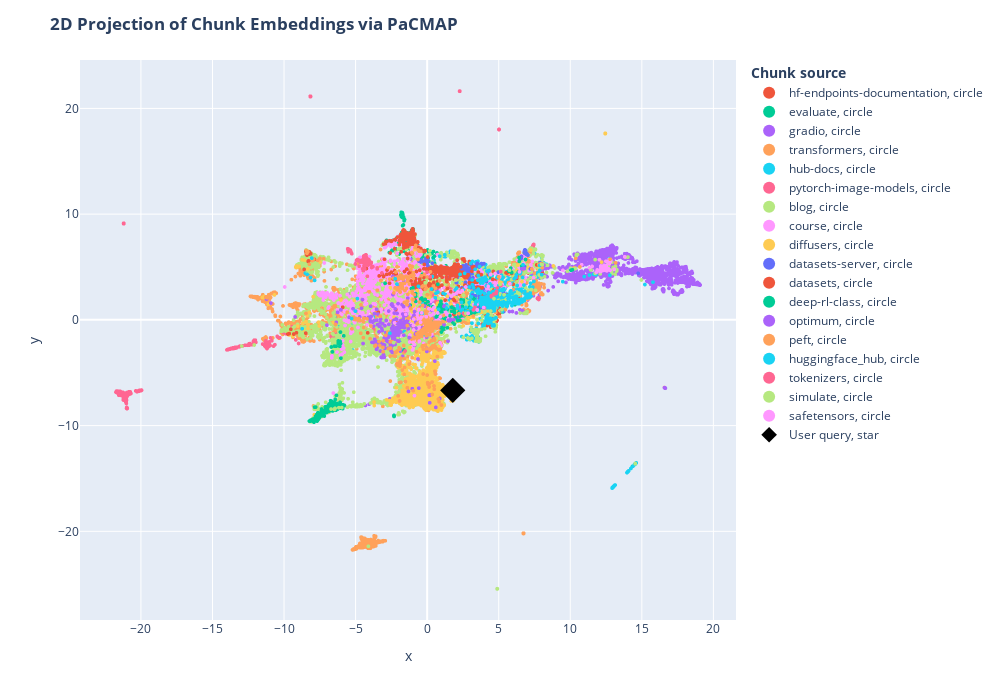

Notebook source saved alongside this figure:
### Code cell
df = pd.DataFrame.from_dict(
    [
        {
            "x": documents_projected[i, 0],
            "y": documents_projected[i, 1],
            "source": docs_processed[i].metadata["source"].split("/")[1],
            "extract": docs_processed[i].page_content[:100] + "...",
            "symbol": "circle",
            "size_col": 4,
        }
        for i in range(len(docs_processed))
    ]
    + [
        {
            "x": documents_projected[-1, 0],
            "y": documents_projected[-1, 1],
            "source": "User query",
            "extract": user_query,
            "size_col": 100,
            "symbol": "star",
        }
    ]
)

# Visualize the embedding
fig = px.scatter(
    df,
    x="x",
    y="y",
    color="source",
    hover_data="extract",
    size="size_col",
    symbol="symbol",
    color_discrete_map={"User query": "black"},
    width=1000,
    height=700,
)
fig.update_traces(
    marker=dict(opacity=1, line=dict(width=0, color="DarkSlateGrey")),
    selector=dict(mode="markers"),
)
fig.update_layout(
    legend_title_text="<b>Chunk source</b>",
    title="<b>2D Projection of Chunk Embeddings via PaCMAP</b>",
)
fig.show()

### Figure 1 — Plotly figure (JSON) as saved in the notebook; plotly's stock layout.template omitted (floating-point values rounded to 4 significant figures; data arrays with more than 128 entries replaced by an {"elided": "..."} marker saying what was removed)
{"data": [{"customdata": [["Create an Endpoint\n\nAfter your first login, you will be directed to the [Endpoint creation page](htt..."], ["<img src=\"https://raw.githubusercontent.com/huggingface/hf-endpoints-documentation/main/assets/1_cre..."], ["Access and read Logs\n\nHugging Face Endpoints provides access to the logs of your Endpoints through t..."], ["Hugging Face Inference Endpoints documentation\n\n## Setup\n\n```bash\npip install hf-doc-builder==0.4.0 ..."], ["Pricing\n\n<div class=\"flex md:justify-start mb-2 text-gray-400 items-center\">\n  <a href=\"https://ui.e..."], ["## CPU Instances\n\nThe table below shows currently available CPU instances and their hourly pricing. ..."], ["## GPU Instances\n\nThe table below shows currently available GPU instances and their hourly pricing. ..."], ["```\ninstance hourly rate * ((hours * # min replica) + (scale-up hrs * # additional replicas))\n```\n\n#..."], ["Supported Transformers & Diffusers Tasks\n\nInference Endpoints offers out-of-the-box support for Mach..."], ["```\n\n### Text Classification\n\n```json\n{\n  \"inputs\": \"This sound track was beautiful! It paints the s..."], ["```\n\n### Text Generation\n\n```json\n{\n  \"inputs\": \"This sound track was beautiful! It paints the sener..."], ["```\n\n**Binary**\n```bash\ncurl --request POST \\\n  --url https://{ENDPOINT}/ \\\n  --header 'Content-Type..."], ["```\n\n**Binary**\n\n```bash\ncurl --request POST \\\n  --url https://{ENDPOINT}/ \\\n  --header 'Content-Typ..."], ["```\n\n\n### Additional parameters\n\nYou can add additional parameters, which are supported by the `pipe..."], ["Access and view Metrics\n\nHugging Face Endpoints provides access to the metrics and analytics of your..."], ["# FAQs \n\n\n\n### Q: In which regions are Inference Endpoints available?\n\nA: Inference Endpoints are cu..."], ["A: Yes, your Endpoint will always stay available/up with the number of min replicas defined in the A..."], ["### Q: What if I would like to deploy to a different instance type that is not listed?\n\nA: Please co..."], ["Help & Support \n\nWe have a variety of Inference Endpoints blog posts to help you at https://huggingf..."], ["Pause and Resume your Endpoint\n\nYou can `pause` & `resume` endpoints to save cost and configurations..."], ["After clicking the button, you will be asked to confirm the action. Click \"Pause {ENDPOINT-NAME}\" to..."], ["API Reference (Swagger)\n\n🤗 Inference Endpoints can be used through the [UI](https://ui.endpoints.hug..."], ["Use a custom Container Image\n\n\nInference Endpoints not only allows you to [customize your inference ..."], ["Autoscaling\n\nAutoscaling allows you to dynamically adjust the number of endpoint replicas running yo..."], ["## Scaling to 0\n\nInference Endpoints also supports autoscaling to 0, which means reducing the number..."], ["Create a Private Endpoint with AWS PrivateLink\n\nSecurity and secure inference are key principles of ..."], ["Once your Inference Endpoint is created successfully, go to the corresponding AWS account and add th..."], ["Security & Compliance\n\n🤗 Inference Endpoints is built with security and secure inference at its core..."], ["Public and Protected Endpoints do not require any additional configuration. For Private Endpoints, y..."], ["Send Requests to Endpoints\n\nYou can send requests to Inference Endpoints using the UI leveraging the..."], ["```\n\nThe Endpoints API offers the same API definitions as the [Inference API](https://huggingface.co..."], ["```\n\n### Custom handler\n\n`@huggingface/inference` supports tasks from https://huggingface.co/tasks, ..."], ["Change Organization or Account\n\nInference Endpoints uses your [Hugging Face](https://huggingface.co/..."], ["Update your Endpoint\n\nYou can update `running` Endpoints to change some of the configurations. Howev..."], ["Advanced Setup (Instance Types, Auto Scaling, Versioning)\n\nWe have seen how fast and easy it is to d..."], ["_Default: PyTorch if available._\n\n**Revision**\n\nCreate your Endpoint targeting a specific revision c..."], ["Inference Endpoints Version\n\nHugging Face Inference Endpoints comes with a default serving container..."], ["### GPU\n\n- `transformers[sklearn,sentencepiece,audio,vision]`: `4.27.2`\n- `diffusers`: `0.14.0`\n- `a..."], ["Serialization & Deserialization for Requests\n\nHugging Face Inference Endpount comes with a default s..."], ["| Content-Type           | Payload                        | \n| ---------------------- | ------------..."], ["| audio/webm             | `{\"inputs\": bytes(body)}`                     |\n| audio/webm;codecs=opus ..."], ["Below is a list of supported `accept` headers and the serialized payload is returned.\n\n\n| Accept    ..."], ["🤗 Inference Endpoints\n\n🤗 Inference Endpoints offers a secure production solution to easily deploy an..."], ["## Documentation and Examples\n\n* [Security & Compliance](/docs/inference-endpoints/security)\n* [Supp..."], ["Access 🤗 Inference Endpoints\n\nTo access the [Inference Endpoints web application](https://ui.endpoin..."], ["Add custom Dependencies\n\nInference Endpoints’ base image includes all required libraries to run infe..."], ["Create custom Inference Handler\n\nHugging Face Endpoints supports all of the Transformers and Sentenc..."], ["Included examples are for:\n\n* [Optimum and ONNX Runtime](https://huggingface.co/philschmid/distilber..."], ["The code can also be found in this [Notebook](https://colab.research.google.com/drive/1hANJeRa1PK1gZ..."], ["```\n# install git-lfs to interact with the repository\nsudo apt-get update\nsudo apt-get install git-l..."], ["```\n!cd distilbert-base-uncased-emotion && touch handler.py\n```\n\nIn there, you define your `Endpoint..."], ["```\n!echo \"holidays\" >> requirements.txt\n!pip install -r requirements.txt\n```\n\nNext, we have to adju..."], ["```\n\n### 4. Test EndpointHandler\n\nTo test our EndpointHandler, we can simplify import, initialize an..."], ["```\n# add all our new files\n!git add *\n# commit our files\n!git commit -m \"add custom handler\"\n# push..."]], "hovertemplate": "source=hf-endpoints-documentation<br>symbol=circle<br>x=%{x}<br>y=%{y}<br>size_col=%{marker.size}<br>extract=%{customdata[0]}<extra></extra>", "legendgroup": "hf-endpoints-documentation, circle", "marker": {"color": "#EF553B", "line": {"color": "DarkSlateGrey", "width": 0}, "opacity": 1, "size": [4, 4, 4, 4, 4, 4, 4, 4, 4, 4, 4, 4, 4, 4, 4, 4, 4, 4, 4, 4, 4, 4, 4, 4, 4, 4, 4, 4, 4, 4, 4, 4, 4, 4, 4, 4, 4, 4, 4, 4, 4, 4, 4, 4, 4, 4, 4, 4, 4, 4, 4, 4, 4, 4], "sizemode": "area", "sizeref": 0.25, "symbol": "circle"}, "mode": "markers", "name": "hf-endpoints-documentation, circle", "showlegend": true, "type": "scattergl", "x": [4.914, 4.784, 5.047, 4.583, 4.619, -1.398, -1.236, -2.001, -6.306, -4.716, -8.358, 7.066, 6.229, 5.45, 5.02, 4.184, 4.618, 5.199, 4.751, 4.034, 4.934, 4.707, 1.8, -1.781, 3.847, 4.88, 4.754, 4.827, 5.045, 4.613, 4.447, 4.599, 4.877, 3.973, 4.06, 2.586, 4.435, -1.351, 4.455, 7.139, 8.036, 6.357, 4.758, 4.295, 4.885, 4.06, 4.43, -5.612, 4.709, 3.819, 3.978, 1.11, 2.997, 4.133], "xaxis": "x", "y": [0.7231, 0.05699, 1.081, 1.312, -0.4927, -2.828, -2.654, -2.881, 0.07953, 3.762, 4.727, 4.429, 4.291, 4.197, 0.606, -0.5339, 0.2819, 2.476, -0.3941, -0.2144, 0.5267, 0.1582, -0.2269, -3.172, -0.3988, 0.2974, 0.1778, -0.1927, 0.5603, 0.1339, 0.0426, 0.3607, 1.068, -0.1472, -0.3572, -0.1735, -0.6781, -1.814, 0.07091, 4.525, 4.509, 4.257, -0.6214, -0.3759, -0.04851, -0.2632, -0.4055, -0.5504, -0.1474, 1.073, 0.5192, 2.552, 1.641, 0.8879], "yaxis": "y"}, {"customdata": {"elided": "360x1 str values"}, "hovertemplate": "source=evaluate<br>symbol=circle<br>x=%{x}<br>y=%{y}<br>size_col=%{marker.size}<br>extract=%{customdata[0]}<extra></extra>", "legendgroup": "evaluate, circle", "marker": {"color": "#00cc96", "line": {"color": "DarkSlateGrey", "width": 0}, "opacity": 1, "size": {"elided": "360 int values"}, "sizemode": "area", "sizeref": 0.25, "symbol": "circle"}, "mode": "markers", "name": "evaluate, circle", "showlegend": true, "type": "scattergl", "x": {"elided": "360 float values"}, "xaxis": "x", "y": {"elided": "360 float values"}, "yaxis": "y"}, {"customdata": {"elided": "2188x1 str values"}, "hovertemplate": "source=gradio<br>symbol=circle<br>x=%{x}<br>y=%{y}<br>size_col=%{marker.size}<br>extract=%{customdata[0]}<extra></extra>", "legendgroup": "gradio, circle", "marker": {"color": "#ab63fa", "line": {"color": "DarkSlateGrey", "width": 0}, "opacity": 1, "size": {"elided": "2188 int values"}, "sizemode": "area", "sizeref": 0.25, "symbol": "circle"}, "mode": "markers", "name": "gradio, circle", "showlegend": true, "type": "scattergl", "x": {"elided": "2188 float values"}, "xaxis": "x", "y": {"elided": "2188 float values"}, "yaxis": "y"}, {"customdata": {"elided": "4121x1 str values"}, "hovertemplate": "source=transformers<br>symbol=circle<br>x=%{x}<br>y=%{y}<br>size_col=%{marker.size}<br>extract=%{customdata[0]}<extra></extra>", "legendgroup": "transformers, circle", "marker": {"color": "#FFA15A", "line": {"color": "DarkSlateGrey", "width": 0}, "opacity": 1, "size": {"elided": "4121 int values"}, "sizemode": "area", "sizeref": 0.25, "symbol": "circle"}, "mode": "markers", "name": "transformers, circle", "showlegend": true, "type": "scattergl", "x": {"elided": "4121 float values"}, "xaxis": "x", "y": {"elided": "4121 float values"}, "yaxis": "y"}, {"customdata": {"elided": "874x1 str values"}, "hovertemplate": "source=hub-docs<br>symbol=circle<br>x=%{x}<br>y=%{y}<br>size_col=%{marker.size}<br>extract=%{customdata[0]}<extra></extra>", "legendgroup": "hub-docs, circle", "marker": {"color": "#19d3f3", "line": {"color": "DarkSlateGrey", "width": 0}, "opacity": 1, "size": {"elided": "874 int values"}, "sizemode": "area", "sizeref": 0.25, "symbol": "circle"}, "mode": "markers", "name": "hub-docs, circle", "showlegend": true, "type": "scattergl", "x": {"elided": "874 float values"}, "xaxis": "x", "y": {"elided": "874 float values"}, "yaxis": "y"}, {"customdata": {"elided": "804x1 str values"}, "hovertemplate": "source=pytorch-image-models<br>symbol=circle<br>x=%{x}<br>y=%{y}<br>size_col=%{marker.size}<br>extract=%{customdata[0]}<extra></extra>", "legendgroup": "pytorch-image-models, circle", "marker": {"color": "#FF6692", "line": {"color": "DarkSlateGrey", "width": 0}, "opacity": 1, "size": {"elided": "804 int values"}, "sizemode": "area", "sizeref": 0.25, "symbol": "circle"}, "mode": "markers", "name": "pytorch-image-models, circle", "showlegend": true, "type": "scattergl", "x": {"elided": "804 float values"}, "xaxis": "x", "y": {"elided": "804 float values"}, "yaxis": "y"}, {"customdata": {"elided": "4255x1 str values"}, "hovertemplate": "source=blog<br>symbol=circle<br>x=%{x}<br>y=%{y}<br>size_col=%{marker.size}<br>extract=%{customdata[0]}<extra></extra>", "legendgroup": "blog, circle", "marker": {"color": "#B6E880", "line": {"color": "DarkSlateGrey", "width": 0}, "opacity": 1, "size": {"elided": "4255 int values"}, "sizemode": "area", "sizeref": 0.25, "symbol": "circle"}, "mode": "markers", "name": "blog, circle", "showlegend": true, "type": "scattergl", "x": {"elided": "4255 float values"}, "xaxis": "x", "y": {"elided": "4255 float values"}, "yaxis": "y"}, {"customdata": {"elided": "1354x1 str values"}, "hovertemplate": "source=course<br>symbol=circle<br>x=%{x}<br>y=%{y}<br>size_col=%{marker.size}<br>extract=%{customdata[0]}<extra></extra>", "legendgroup": "course, circle", "marker": {"color": "#FF97FF", "line": {"color": "DarkSlateGrey", "width": 0}, "opacity": 1, "size": {"elided": "1354 int values"}, "sizemode": "area", "sizeref": 0.25, "symbol": "circle"}, "mode": "markers", "name": "course, circle", "showlegend": true, "type": "scattergl", "x": {"elided": "1354 float values"}, "xaxis": "x", "y": {"elided": "1354 float values"}, "yaxis": "y"}, {"customdata": {"elided": "1481x1 str values"}, "hovertemplate": "source=diffusers<br>symbol=circle<br>x=%{x}<br>y=%{y}<br>size_col=%{marker.size}<br>extract=%{customdata[0]}<extra></extra>", "legendgroup": "diffusers, circle", "marker": {"color": "#FECB52", "line": {"color": "DarkSlateGrey", "width": 0}, "opacity": 1, "size": {"elided": "1481 int values"}, "sizemode": "area", "sizeref": 0.25, "symbol": "circle"}, "mode": "markers", "name": "diffusers, circle", "showlegend": true, "type": "scattergl", "x": {"elided": "1481 float values"}, "xaxis": "x", "y": {"elided": "1481 float values"}, "yaxis": "y"}, {"customdata": {"elided": "186x1 str values"}, "hovertemplate": "source=datasets-server<br>symbol=circle<br>x=%{x}<br>y=%{y}<br>size_col=%{marker.size}<br>extract=%{customdata[0]}<extra></extra>", "legendgroup": "datasets-server, circle", "marker": {"color": "#636efa", "line": {"color": "DarkSlateGrey", "width": 0}, "opacity": 1, "size": {"elided": "186 int values"}, "sizemode": "area", "sizeref": 0.25, "symbol": "circle"}, "mode": "markers", "name": "datasets-server, circle", "showlegend": true, "type": "scattergl", "x": {"elided": "186 float values"}, "xaxis": "x", "y": {"elided": "186 float values"}, "yaxis": "y"}, {"customdata": {"elided": "578x1 str values"}, "hovertemplate": "source=datasets<br>symbol=circle<br>x=%{x}<br>y=%{y}<br>size_col=%{marker.size}<br>extract=%{customdata[0]}<extra></extra>", "legendgroup": "datasets, circle", "marker": {"color": "#EF553B", "line": {"color": "DarkSlateGrey", "width": 0}, "opacity": 1, "size": {"elided": "578 int values"}, "sizemode": "area", "sizeref": 0.25, "symbol": "circle"}, "mode": "markers", "name": "datasets, circle", "showlegend": true, "type": "scattergl", "x": {"elided": "578 float values"}, "xaxis": "x", "y": {"elided": "578 float values"}, "yaxis": "y"}, {"customdata": {"elided": "446x1 str values"}, "hovertemplate": "source=deep-rl-class<br>symbol=circle<br>x=%{x}<br>y=%{y}<br>size_col=%{marker.size}<br>extract=%{customdata[0]}<extra></extra>", "legendgroup": "deep-rl-class, circle", "marker": {"color": "#00cc96", "line": {"color": "DarkSlateGrey", "width": 0}, "opacity": 1, "size": {"elided": "446 int values"}, "sizemode": "area", "sizeref": 0.25, "symbol": "circle"}, "mode": "markers", "name": "deep-rl-class, circle", "showlegend": true, "type": "scattergl", "x": {"elided": "446 float values"}, "xaxis": "x", "y": {"elided": "446 float values"}, "yaxis": "y"}, {"customdata": {"elided": "303x1 str values"}, "hovertemplate": "source=optimum<br>symbol=circle<br>x=%{x}<br>y=%{y}<br>size_col=%{marker.size}<br>extract=%{customdata[0]}<extra></extra>", "legendgroup": "optimum, circle", "marker": {"color": "#ab63fa", "line": {"color": "DarkSlateGrey", "width": 0}, "opacity": 1, "size": {"elided": "303 int values"}, "sizemode": "area", "sizeref": 0.25, "symbol": "circle"}, "mode": "markers", "name": "optimum, circle", "showlegend": true, "type": "scattergl", "x": {"elided": "303 float values"}, "xaxis": "x", "y": {"elided": "303 float values"}, "yaxis": "y"}, {"customdata": {"elided": "382x1 str values"}, "hovertemplate": "source=peft<br>symbol=circle<br>x=%{x}<br>y=%{y}<br>size_col=%{marker.size}<br>extract=%{customdata[0]}<extra></extra>", "legendgroup": "peft, circle", "marker": {"color": "#FFA15A", "line": {"color": "DarkSlateGrey", "width": 0}, "opacity": 1, "size": {"elided": "382 int values"}, "sizemode": "area", "sizeref": 0.25, "symbol": "circle"}, "mode": "markers", "name": "peft, circle", "showlegend": true, "type": "scattergl", "x": {"elided": "382 float values"}, "xaxis": "x", "y": {"elided": "382 float values"}, "yaxis": "y"}, {"customdata": {"elided": "363x1 str values"}, "hovertemplate": "source=huggingface_hub<br>symbol=circle<br>x=%{x}<br>y=%{y}<br>size_col=%{marker.size}<br>extract=%{customdata[0]}<extra></extra>", "legendgroup": "huggingface_hub, circle", "marker": {"color": "#19d3f3", "line": {"color": "DarkSlateGrey", "width": 0}, "opacity": 1, "size": {"elided": "363 int values"}, "sizemode": "area", "sizeref": 0.25, "symbol": "circle"}, "mode": "markers", "name": "huggingface_hub, circle", "showlegend": true, "type": "scattergl", "x": {"elided": "363 float values"}, "xaxis": "x", "y": {"elided": "363 float values"}, "yaxis": "y"}, {"customdata": {"elided": "144x1 str values"}, "hovertemplate": "source=tokenizers<br>symbol=circle<br>x=%{x}<br>y=%{y}<br>size_col=%{marker.size}<br>extract=%{customdata[0]}<extra></extra>", "legendgroup": "tokenizers, circle", "marker": {"color": "#FF6692", "line": {"color": "DarkSlateGrey", "width": 0}, "opacity": 1, "size": {"elided": "144 int values"}, "sizemode": "area", "sizeref": 0.25, "symbol": "circle"}, "mode": "markers", "name": "tokenizers, circle", "showlegend": true, "type": "scattergl", "x": {"elided": "144 float values"}, "xaxis": "x", "y": {"elided": "144 float values"}, "yaxis": "y"}, {"customdata": [["!--Copyright 2022 The HuggingFace Team. All rights reserved.\n\nLicensed under the Apache License, Ver..."], ["```\n\nYou can then provide the `generate_map` method as an argument to the `sm.ParallelRLEnv` class, ..."], ["How to contribute to simulate?\n[![Contributor Covenant](https://img.shields.io/badge/Contributor%20C..."], ["```\n\n3. Create a new branch to hold your development changes:\n\n\t```bash\n\tgit checkout -b a-descripti..."], ["!--Copyright 2022 The HuggingFace Team. All rights reserved.\n\nLicensed under the Apache License, Ver..."], ["!--Copyright 2022 The HuggingFace Team. All rights reserved.\n\nLicensed under the Apache License, Ver..."], ["# Simulate with Godot\n\n### Install in Godot 4\nThis integration has been developed for Godot 4.x. You..."], ["!--Copyright 2022 The HuggingFace Team. All rights reserved.\n\nLicensed under the Apache License, Ver..."], ["```\npip install --upgrade simulate\n```\nBefore you merge a PR, fix the style (we use `isort` + `black..."], ["```\nimport simulate as sm\n\nscene = sm.Scene()\nscene += sm.Plane() + sm.Sphere(position=[0, 1, 0], ra..."], ["```\npython examples/basic/objects.py\n```\n<p align=\"center\">\n    <br>\n    <img src=\"https://user-imag..."], ["```\n# Add two copy of the sphere to the scene as children of the root node (using list will add all ..."], ["```\n\n### Visualization engine\n\nA default vizualization engine is provided with the vtk backend of `p..."], ["!--Copyright 2022 The HuggingFace Team. All rights reserved.\n\nLicensed under the Apache License, Ver..."], ["!--Copyright 2022 The HuggingFace Team. All rights reserved.\n\nLicensed under the Apache License, Ver..."], ["```\nscene = sm.Scene.create_from(\"simulate-tests/Box/glTF-Embedded/Box.gltf\")\n```\n\nor, they can be t..."], ["!--Copyright 2022 The HuggingFace Team. All rights reserved.\n\nLicensed under the Apache License, Ver..."], ["<div class=\"mt-10\">\n  <div class=\"w-full flex flex-col space-y-4 md:space-y-0 md:grid md:grid-cols-2..."], ["<a class=\"!no-underline border dark:border-gray-700 p-5 rounded-lg shadow hover:shadow-lg\" href=\"./c..."], ["p align=\"center\">\n    <br>\n    <img src=\"docs/source/assets/simulate_library.png\" width=\"400\"/>\n    ..."], ["```\npip install --upgrade simulate\n```\nBefore you merge a PR, fix the style (we use `isort` + `black..."], ["```\nfrom simulate import Scene\n\nscene = Scene.create_from('tests/test_assets/fixtures/Box.gltf')  # ..."], ["```\n\nAn object (as well as the Scene) is just a node in a tree provided with optional mesh (under th..."], ["```\npython examples/basic/objects.py\n```\n<p align=\"center\">\n    <br>\n    <img src=\"https://user-imag..."], ["```\n# Add two copy of the sphere to the scene as children of the root node (using list will add all ..."], ["```\n\nEditing objects:\n- mesh of the object can be edited with all the manipulation operator provided..."], ["# Unity Integration\n\n### Install with the Unity editor\nCurrently we use Unity version `2021.3.2f1` a..."], ["```\n{\n    \"type\": \"MyCommand\",\n    \"contents\": json.dumps({\n        \"message\": \"hello from python AP..."], ["```\n\nThis currently only supports Box, Sphere, and Capsule colliders (the Unity/PhysX colliders).\n\nD..."], ["!--Copyright 2022 The HuggingFace Team. All rights reserved.\n\nLicensed under the Apache License, Ver..."], ["!---\nCopyright 2020 The HuggingFace Team. All rights reserved.\n\nLicensed under the Apache License, V..."], ["Security Policy\n\n## Supported Versions\n<!--\nUse this section to tell people about which versions of ..."], ["!--Copyright 2022 The HuggingFace Team. All rights reserved.\n\nLicensed under the Apache License, Ver..."], ["!--Copyright 2022 The HuggingFace Team. All rights reserved.\n\nLicensed under the Apache License, Ver..."], ["his package provides core backend functionality for the Hugging Face Simulate project: (https://gith..."], ["!--Copyright 2022 The HuggingFace Team. All rights reserved.\n\nLicensed under the Apache License, Ver..."], ["The \"leaf\" reward functions can be combined in a tree structure with the following predicate functio..."], ["!--Copyright 2022 The HuggingFace Team. All rights reserved.\n\nLicensed under the Apache License, Ver..."], ["```\nfor i in range(60):\n    event = scene.step()\n```\nYou should see the cube falling onto the plane...."], ["```\nscene.config.return_nodes = False\nscene.config.return_frames = False\nscene.show()\n```\nFor advanc..."], ["!--Copyright 2022 The HuggingFace Team. All rights reserved.\n\nLicensed under the Apache License, Ver..."], ["!--Copyright 2022 The HuggingFace Team. All rights reserved.\n\nLicensed under the Apache License, Ver..."], ["!--Copyright 2022 The HuggingFace Team. All rights reserved.\n\nLicensed under the Apache License, Ver..."], ["The created environments are stored in a language/framework agnostic format and can be loaded and ru..."], ["# Blender Integration\n\n### Install addon in Blender\nThis integration has been developed for Blender ..."], ["Tests examples taken from the original great gltflib\n\nFind the great gltflib by Lukas Shawford here:..."], ["!--Copyright 2022 The HuggingFace Team. All rights reserved.\n\nLicensed under the Apache License, Ver..."], ["# Examples for Simulate\n\nThe examples are organized by level of complexity or application. \nCurrentl..."], ["!--Copyright 2022 The HuggingFace Team. All rights reserved.\n\nLicensed under the Apache License, Ver..."], ["!--Copyright 2022 The HuggingFace Team. All rights reserved.\n\nLicensed under the Apache License, Ver..."], ["```\n\nNow we need to identify which build your GPU is using and add it to your xorg config file:\n\n```..."], ["!--Copyright 2022 The HuggingFace Team. All rights reserved.\n\nLicensed under the Apache License, Ver..."], ["!--Copyright 2022 The HuggingFace Team. All rights reserved.\n\nLicensed under the Apache License, Ver..."], ["!--Copyright 2022 The HuggingFace Team. All rights reserved.\n\nLicensed under the Apache License, Ver..."], ["Reward function:\n- A dense reward based on improvement in best euclidean distance to the object\n- A ..."], ["Example: [`sb3_procgen.py`](https://github.com/huggingface/simulate/examples/rl/sb3_procgen.py)\n\nObj..."], ["Parallel: 16 independent instances of the same environment configuration.\n\n\n## Reward functions base..."], ["!--Copyright 2022 The HuggingFace Team. All rights reserved.\n\nLicensed under the Apache License, Ver..."], ["!--Copyright 2022 The HuggingFace Team. All rights reserved.\n\nLicensed under the Apache License, Ver..."]], "hovertemplate": "source=simulate<br>symbol=circle<br>x=%{x}<br>y=%{y}<br>size_col=%{marker.size}<br>extract=%{customdata[0]}<extra></extra>", "legendgroup": "simulate, circle", "marker": {"color": "#B6E880", "line": {"color": "DarkSlateGrey", "width": 0}, "opacity": 1, "size": [4, 4, 4, 4, 4, 4, 4, 4, 4, 4, 4, 4, 4, 4, 4, 4, 4, 4, 4, 4, 4, 4, 4, 4, 4, 4, 4, 4, 4, 4, 4, 4, 4, 4, 4, 4, 4, 4, 4, 4, 4, 4, 4, 4, 4, 4, 4, 4, 4, 4, 4, 4, 4, 4, 4, 4, 4, 4, 4], "sizemode": "area", "sizeref": 0.25, "symbol": "circle"}, "mode": "markers", "name": "simulate, circle", "showlegend": true, "type": "scattergl", "x": [-5.195, -0.1395, 4.669, 4.434, 6.868, -4.899, -5.22, -4.393, -5.002, -4.729, 2.004, -4.597, -5.414, 6.876, -4.521, -4.866, 6.763, 7.994, 8.048, -4.651, -4.988, -4.744, -4.557, 1.775, -4.605, -4.811, -5.39, 5.095, -4.703, 6.944, 5.216, 5.372, 6.978, 6.494, -5.222, -6.479, -6.714, -5.021, -4.887, -5.567, 7.283, 6.946, -5.057, -5.14, -4.979, 5.756, 6.764, -5.302, 6.929, -2.342, -0.3675, 6.858, 2.702, -6.436, -6.453, -5.962, -6.167, 6.906, -5.201], "xaxis": "x", "y": [-8.052, 3.511, 2.007, 0.832, 0.6147, -7.993, -8.123, -7.941, -8.225, -8.189, 3.77, -8.154, -8.154, 0.6917, -8.085, -8.171, 0.6077, 5.252, 5.233, -8.021, -8.142, -8.186, -8.149, 3.549, -8.171, -8.17, -8.144, 3.36, -8.104, 0.6513, 0.9696, 2.386, 0.7848, 0.6423, -8.111, -8.472, -8.436, -8.148, -8.21, -8.263, 2.863, 0.6963, -8.099, -8.166, -8.161, 4.692, 0.6261, -8.204, 0.6275, -2.151, -1.876, 0.6558, 0.6123, -8.364, -8.379, -8.293, -8.302, 0.6617, -7.791], "yaxis": "y"}, {"customdata": [["# How to release\n\n# Before the release\n\nSimple checklist on how to make releases for `safetensors`.\n..."], ["# Rust\n\n- `safetensors` (rust, python & node) versions don't have to be in sync but it's\n  very comm..."], ["# Python\n\n- Edit `bindings/python/setup.py` to reflect new version.\n- Edit `bindings/python/py_src/s..."], ["# Node\n\n- Edit `bindings/node/package.json` to reflect new version.\n- Edit `CHANGELOG.md`:\n    - Add..."], ["Flax API\n\n[[autodoc]] safetensors.flax.load_file\n[[autodoc]] safetensors.flax.load\n[[autodoc]] safet..."], ["Convert weights to safetensors\n\nPyTorch model weights are commonly saved and stored as `.bin` files ..."], ["Numpy API\n\n[[autodoc]] safetensors.numpy.load_file\n[[autodoc]] safetensors.numpy.load\n[[autodoc]] sa..."], ["Speed Comparison\n\n<a href=\"https://colab.research.google.com/github/huggingface/notebooks/blob/main/..."], ["```\n\n### CPU benchmark\n\n```py\n>>> start_st = datetime.datetime.now()\n>>> weights = load_file(sf_file..."], ["```\n\nThis speedup is due to the fact that this library avoids unnecessary copies by mapping the file..."], ["```\n\nThe speedup works because this library is able to skip unnecessary CPU allocations. It is unfor..."], ["# Installation\n\n```\npip install safetensors\n```\n\n\n## Usage\n\n### Numpy\n\n```python\nfrom safetensors.nu..."], ["PaddlePaddle API\n\n[[autodoc]] safetensors.paddle.load_file\n[[autodoc]] safetensors.paddle.load\n[[aut..."], ["he purpose of this directory is to showcase various attacks (and creating your own).\n\n\n# Torch Arbit..."], ["```\npython numpy_dos_create.py\npython numpy_dos_get_pwned.py\n```\n\n# Safetensors abuse attempts\n\nIn o..."], ["```\npython safetensors_abuse_attempt_1.py\npython safetensors_abuse_attempt_2.py\npython safetensors_a..."], ["p align=\"center\">\n  <picture>\n    <source media=\"(prefers-color-scheme: dark)\" srcset=\"https://huggi..."], ["Rust\n[![Crates.io](https://img.shields.io/crates/v/safetensors.svg)](https://crates.io/crates/safete..."], ["```\n\n#### From source\n\nFor the sources, you need Rust\n\n```bash\n# Install Rust\ncurl --proto '=https' ..."], ["```\n\n[Python documentation](https://huggingface.co/docs/safetensors/index)\n\n\n### Format\n\n- 8 bytes: ..."], ["Notes:\n - Duplicate keys are disallowed. Not all parsers may respect this.\n - In general the subset ..."], ["Let's take a look at alternatives and why this format is deemed interesting.\nThis is my very persona..."], ["- Safe: Can I use a file randomly downloaded and expect not to run arbitrary code ?\n- Zero-copy: Doe..."], ["### Main oppositions\n\n- Pickle: Unsafe, runs arbitrary code\n- H5: Apparently now discouraged for TF/..."], ["### Notes\n\n- Zero-copy: No format is really zero-copy in ML, it needs to go from disk to RAM/GPU RAM..."], ["- Lazy loading: in distributed (multi-node or multi-gpu) settings, it's nice to be able to\nload only..."], ["Metadata Parsing\n\nGiven the simplicity of the format, it's very simple and efficient to fetch and pa..."], ["## Usage\n\n### JavaScript/TypeScript[[js]]\n\nUsing [`huggingface.js`](https://huggingface.co/docs/hugg..."], ["```\n\nDepending on whether the safetensors weights are sharded into multiple files or not, the output..."], ["```\n\n### Python\n\nIn this example python script, we are parsing metadata of [gpt2](https://huggingfac..."], ["```\n\n## Example output\n\nFor instance, here are the number of params per dtype for a few models on th..."], ["model | safetensors | params\n--- | --- | ---\n[gpt2](https://huggingface.co/gpt2?show_tensors=true) |..."], ["[bigscience/bloom](https://huggingface.co/bigscience/bloom?show_tensors=true) | sharded | { 'BF16' =..."], ["Torch API\n\n[[autodoc]] safetensors.torch.load_file\n[[autodoc]] safetensors.torch.load\n[[autodoc]] sa..."], ["Tensorflow API\n\n[[autodoc]] safetensors.tensorflow.load_file\n[[autodoc]] safetensors.tensorflow.load..."], ["!-- DISABLE-FRONTMATTER-SECTIONS -->\n\n<div class=\"flex justify-center\">\n    <img class=\"block dark:h..."], ["```\n\n### Save tensors\n\n```python\nimport torch\nfrom safetensors.torch import save_file\n\ntensors = {\n ..."], ["```\n\n## Format\n\nLet's say you have safetensors file named `model.safetensors`, then `model.safetenso..."], ["* [huggingface/transformers](https://github.com/huggingface/transformers)\n* [AUTOMATIC1111/stable-di..."], ["* [PaddlePaddle/PaddleNLP](https://github.com/PaddlePaddle/PaddleNLP)\n* [AIGC-Audio/AudioGPT](https:..."], ["Torch shared tensors\n\n\n## TL;DR\n\nUsing specific functions, which should work in most cases for you.\n..."], ["```\n\n## Why are shared tensors not saved in `safetensors` ?\n\nMultiple reasons for that:\n\n- *Not all ..."], ["```\n\nNow with all those reasons being mentioned, nothing is set in stone in there.\nShared tensors do..."]], "hovertemplate": "source=safetensors<br>symbol=circle<br>x=%{x}<br>y=%{y}<br>size_col=%{marker.size}<br>extract=%{customdata[0]}<extra></extra>", "legendgroup": "safetensors, circle", "marker": {"color": "#FF97FF", "line": {"color": "DarkSlateGrey", "width": 0}, "opacity": 1, "size": [4, 4, 4, 4, 4, 4, 4, 4, 4, 4, 4, 4, 4, 4, 4, 4, 4, 4, 4, 4, 4, 4, 4, 4, 4, 4, 4, 4, 4, 4, 4, 4, 4, 4, 4, 4, 4, 4, 4, 4, 4, 4, 4], "sizemode": "area", "sizeref": 0.25, "symbol": "circle"}, "mode": "markers", "name": "safetensors, circle", "showlegend": true, "type": "scattergl", "x": [2.864, 3.499, 3.499, 3.947, 2.457, -0.418, 2.074, -0.5428, -0.9812, -1.022, -0.8858, 0.7323, 2.149, 1.303, 1.878, 1.698, 5.784, 1.368, 0.9249, 2.325, -0.596, -2.276, -0.9524, -0.4719, -0.9447, -1.226, 4.721, 4.749, 4.266, 2.694, 4.434, -1.492, 6.448, 0.4771, 0.3698, -0.06404, 0.1219, 4.75, -0.8876, -9.954, -0.9373, -0.4624, -0.3829], "xaxis": "x", "y": [0.618, 0.9639, 0.9276, 1.166, 2.775, 0.2503, 2.543, -2.01, -2.129, -2.843, -2.331, 0.652, 2.66, 0.7219, 2.417, 2.236, 3.415, 0.509, 0.2834, 2.609, 0.9768, -0.2819, -0.5275, 0.1347, -0.9525, -2.095, 3.538, 4.383, 3.161, 3.11, 4.281, 0.5219, 4.539, 1.179, 0.9827, 0.2974, 1.05, 3.269, -7.168, 3.111, 0.06626, -0.2229, 0.6565], "yaxis": "y"}, {"customdata": [["How to create a pipeline object?"]], "hovertemplate": "source=User query<br>symbol=star<br>x=%{x}<br>y=%{y}<br>size_col=%{marker.size}<br>extract=%{customdata[0]}<extra></extra>", "legendgroup": "User query, star", "marker": {"color": "black", "line": {"color": "DarkSlateGrey", "width": 0}, "opacity": 1, "size": [100], "sizemode": "area", "sizeref": 0.25, "symbol": "diamond"}, "mode": "markers", "name": "User query, star", "showlegend": true, "type": "scattergl", "x": [1.789], "xaxis": "x", "y": [-6.662], "yaxis": "y"}], "layout": {"height": 700, "legend": {"itemsizing": "constant", "title": {"text": "<b>Chunk source</b>"}, "tracegroupgap": 0}, "margin": {"t": 60}, "title": {"text": "<b>2D Projection of Chunk Embeddings via PaCMAP</b>"}, "width": 1000, "xaxis": {"anchor": "y", "domain": [0, 1], "title": {"text": "x"}}, "yaxis": {"anchor": "x", "domain": [0, 1], "title": {"text": "y"}}}}
